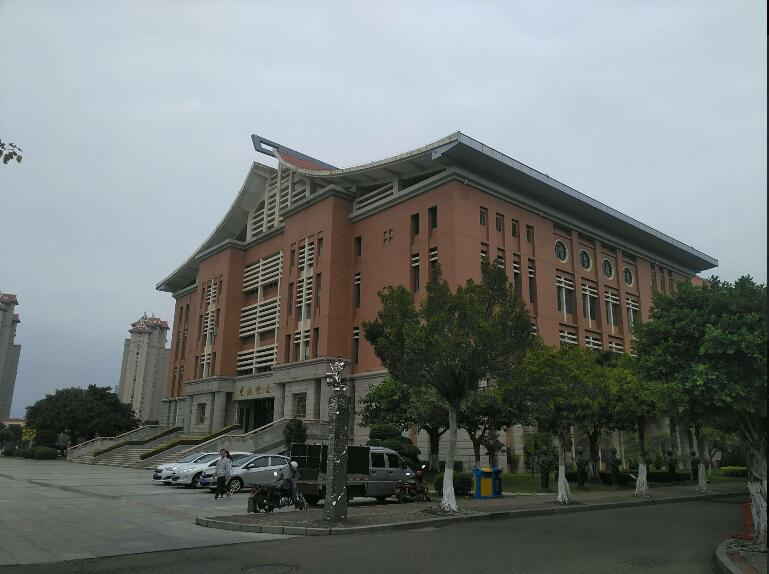
#> input picture 01.jpg, 769 x 574 px
$ python sift.py
#> lines starting #> are read from the running program, lines starting #| are printed output that depends on the picture
import cv2


def sift_alignment(image_1: str, image_2: str):

#> called with image_1 = '01.jpg', image_2 = '02.jpg'
    im1 = cv2.imread(image_1,)
#> im1 is the input picture: shape (574, 769, 3); mean B, G, R 118.8, 120.6, 114.7
    im2 = cv2.imread(image_2,)
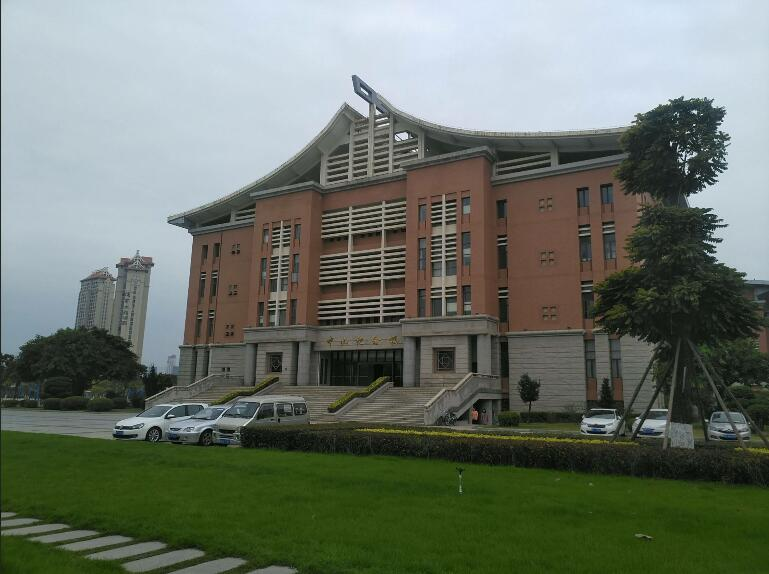
#> input picture 02.jpg, 769 x 574 px
#> im2 is the input picture: shape (574, 769, 3); mean B, G, R 105.5, 116.5, 108

    sift = cv2.xfeatures2d.SIFT_create()
    key_points_1, descriptors_1 = sift.detectAndCompute(im1, None)
#> key_points_1 = 1757 keypoints; strongest (x, y, size): (423, 466, 2), (334, 503, 2), (342, 364, 1.9), (337, 378, 2)
    key_points_2, descriptors_2 = sift.detectAndCompute(im2, None)
#> key_points_2 = 1869 keypoints; strongest (x, y, size): (695, 112, 2.9), (710, 161, 2.6), (697, 176, 2), (695, 154, 3.1)

    bf_matcher = cv2.BFMatcher()  #暴力匹配
    matches = bf_matcher.knnMatch(descriptors_1, descriptors_2, k=2)
#> matches = 1757 matches

    # 应用比率匹配
    good_matches = []
    for m, n in matches:
        if m.distance < 0.7 * n.distance:  # this parameter affects the result filtering
            good_matches.append([m])
#> after the loop, good_matches = 25 matches

    match_img = cv2.drawMatchesKnn(im1, key_points_1, im2, key_points_2,
                                   good_matches, None, flags=2)
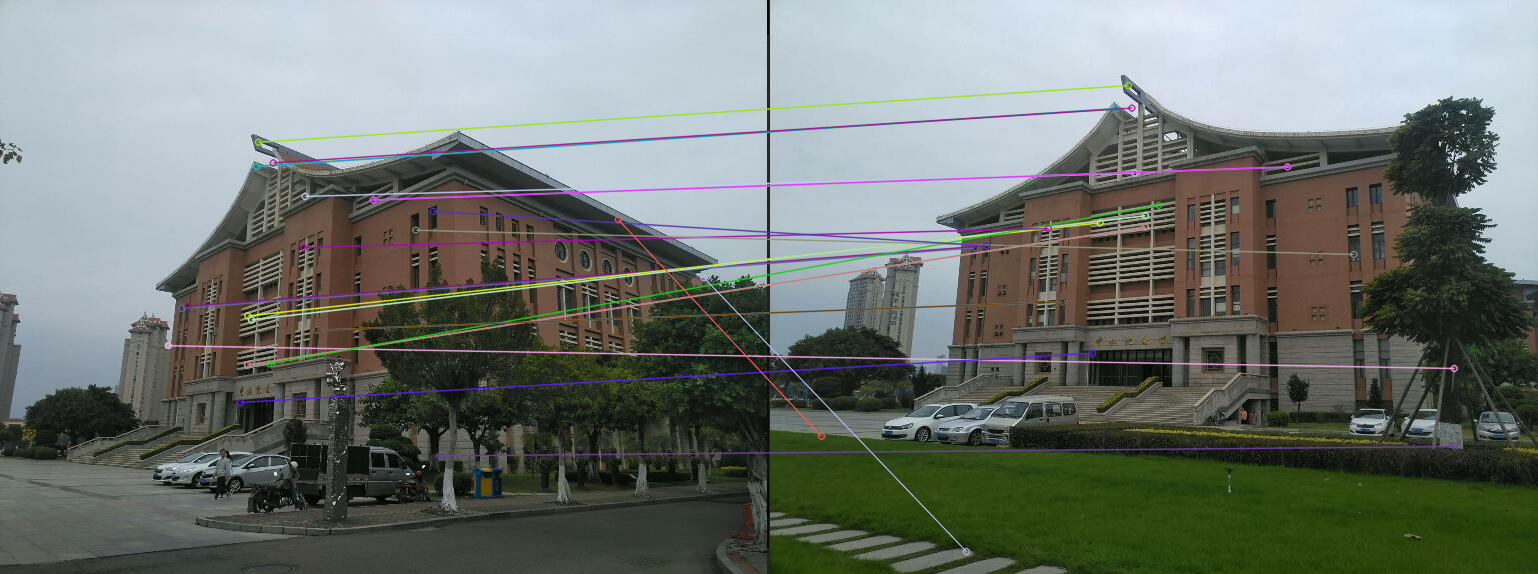
#> match_img: shape (574, 1538, 3); mean B, G, R 113.4, 118.9, 112.5
    return  match_img


match_img = sift_alignment('01.jpg', '02.jpg')
cv2.imshow('match', match_img)
cv2.waitKey(0)
